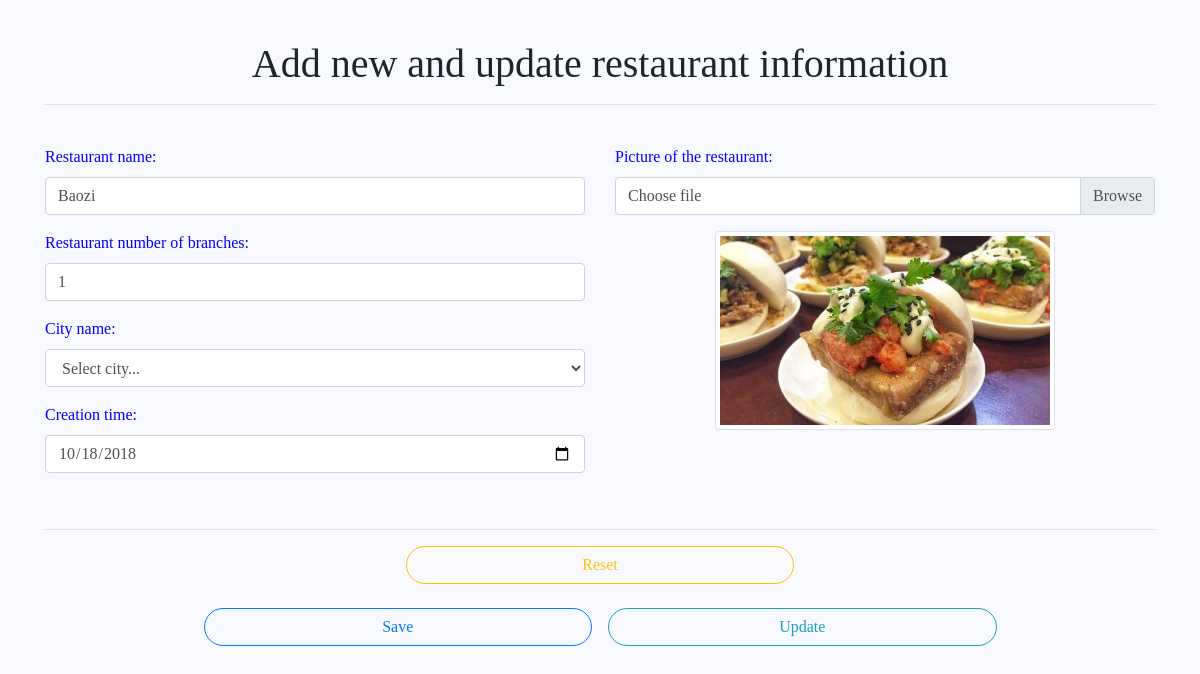
The app's page /SERVER/foody-admin/src/admin/modules/user/restaurant/formAddEditRestaurant.php?editRes=10 (signed in) with its own data.
### tables this page shows
CREATE TABLE `restaurants` (
  `id` int(11) NOT NULL,
  `res_code` varchar(255) NOT NULL,
  `res_name` text NOT NULL,
  `number_of_branches` int(11) NOT NULL,
  `image_address` text NOT NULL,
  `city_code` varchar(255) NOT NULL,
  `action_like` int(1) NOT NULL,
  `action_touch` int(1) NOT NULL,
  `create_at` date NOT NULL,
  `update_at` date NOT NULL
);

### SERVER/foody-admin/src/admin/modules/user/restaurant/importLibs.php (called while the page is built, shortened)
<?php
require 'Restaurant.php';
$restaurant = new Restaurant();
require 'updateRestaurant.php';

### SERVER/foody-admin/src/admin/modules/user/restaurant/Restaurant.php (called while the page is built, shortened)
<?php
class Restaurant
{
    private $resName;
    private $numberOfBranches;
    private $create_at;
    public function getResName()
    {
        return $this->resName;
    }
    public function setResName($resName)
    {
        $this->resName = $resName;
        return $this;
    }
    public function getImageAddress()
    {
        return $this->imageAddress;
    }
    public function setImageAddress($imageAddress)
    {
        $this->imageAddress = $imageAddress;
        return $this;
    }
    public function getCreate_at()
    {
        return $this->create_at;
    }
    public function setCreate_at($create_at)
    {
        $this->create_at = $create_at;
        return $this;
    }
    public function getNumberOfBranches()
    {
        return $this->numberOfBranches;
    }
    public function setNumberOfBranches($numberOfBranches)
    {
        $this->numberOfBranches = $numberOfBranches;
        return $this;
    }
}

### SERVER/foody-admin/src/admin/modules/user/restaurant/updateRestaurant.php (called while the page is built, shortened)
<?php
if (isset($_GET['editRes'])) {
    $id = $_GET['editRes'];
    $rec = mysqli_query($connect, "select * from restaurants where id=$id");
}

### SERVER/foody-admin/src/admin/modules/user/restaurant/formAddEditRestaurant.php (the view, shortened to what this page needs)
<?php
require 'importLibs.php';
?>
<!DOCTYPE html>
<html lang="en">
<head>
    <link rel="stylesheet" href="https://maxcdn.bootstrapcdn.com/bootstrap/4.1.3/css/bootstrap.min.css">
</head>
<body>
    <div class="container">
        <h1 style="text-align: center">Add new and update restaurant information</h1>
        <hr>
        <form action='formAddEditRestaurant.php' method="POST" enctype="multipart/form-data">
            <div class="row">
                <div class="col-lg-6 col-md-6 col-sm-12 col-12">
                    <div>
                    </div>
                    <div class="form-group">
                        <label for="resNameNew">Restaurant name:</label>
                        <input type="text" class="form-control" id="resNameNew" placeholder="Enter restaurant name" name="resNameNew" value="<?php echo $restaurant->getResName(); ?>">
                    </div>
                    <div class="form-group">
                        <label for="numberOfBranches">Restaurant number of branches:</label>
                        <input type="number" class="form-control" id="numberOfBranches" placeholder="Enter restaurant number of branches" name="numberOfBranches" value="<?php echo $restaurant->getNumberOfBranches(); ?>">
                    </div>
                    <div class="form-group">
                        <label for="resCityCode">City name:</label>
                        <select name="resCityCode" id="resCityCode" class="form-control">
                            <option value="">
                                    Select city...
                            </option>
                        </select>
                    </div>
                    <div class="form-group">
                        <label for="resCreate">Creation time:</label>
                        <input type="date" class="form-control" id="resCreate" placeholder="Enter creation time" name="resCreate" value="<?php echo $restaurant->getCreate_at(); ?>">
                    </div>
                </div>
                <div class="col-lg-6 col-md-6 col-sm-12 col-12">
                    <br>
                    <div class="form-group">
                        <label for="resImage">Picture of the restaurant:</label>
                        <div class="input-group mb-3">
                            <div class="custom-file">
                                <label class="custom-file-label" for="inputGroupFile01">
                                    Choose file
                                </label>
                            </div>
                        </div>
                    </div>
                    <div class="form-group" style="text-align: center">
                        <img id="blah" class="img-thumbnail" src="<?php echo $restaurant->getImageAddress(); ?>" alt="" srcset="" width="340px">
                    </div>
                </div>
            </div>
            <div>
                <br><hr>
                <div class="form-group" style="text-align: center;">
                    <a class="btn btn-outline-warning" style="width: 35%; border-radius: 20px" href="formAddEditRestaurant.php">Reset</a>
                    <br><br>
                    <button type="submit" id="btnSaveRes" name="btnSaveRes" class="btn btn-outline-primary" style="width: 35%; border-radius: 20px">Save</button>
                    <span>&nbsp;&nbsp;</span>
                    <button type="submit" id="btnUpdateRes" name="btnUpdateRes" class="btn btn-outline-info" style="width: 35%; border-radius: 20px">Update</button>
                </div>
            </div>
        </form>
    </div>
</body>
</html>

### SERVER/foody-admin/src/admin/modules/user/restaurant/formAddEditRestaurant.php (style rules this page uses)
body { font-family: Serif; margin-bottom: 30px; margin-top:40px; background-color: #F8F8FF; }
label { color: blue; }

### records on screen
restaurants: resNameNew "Baozi", numberOfBranches "1", resCreate "10/18/2018", image_address (picture)
